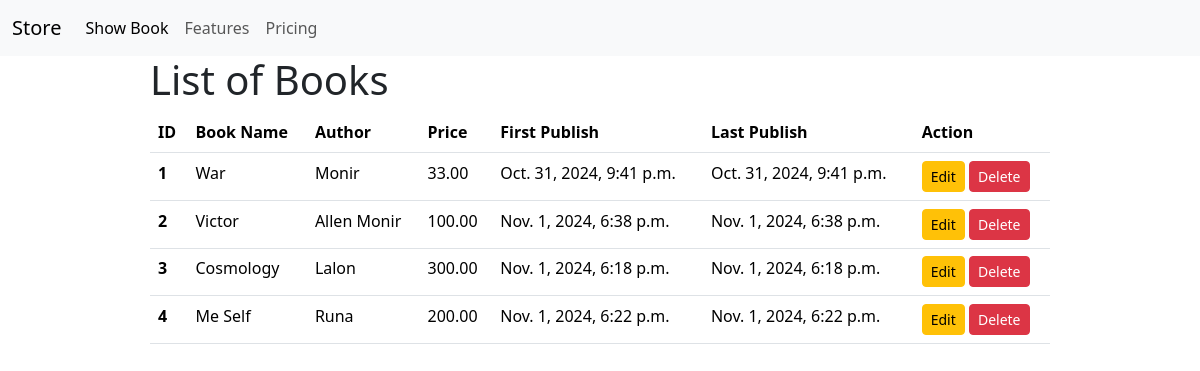
The app's page /show_book/ with its own data.
### book_store/models.py (models this page shows, shortened)
class bookModel(models.Model):
    type = (
        ('Mystery', 'Mystery'),
        ('Thriller', 'Thriller'),
        ('Flying', 'Flying'),
        ('Horror', 'Horror'),
    )
    id = models.IntegerField(primary_key=True)
    book_name = models.CharField(max_length=30)
    author = models.CharField(max_length=30)
    category = models.CharField(max_length=30, choices=type)
    first_publish = models.DateTimeField(auto_now_add=True)
    last_publish = models.DateTimeField(auto_now=True)
    price = models.DecimalField(max_digits=10, decimal_places=2)

### book_store/views.py (the view)
# urls.py: path('show_book/', views.show_book, name='show_book'),
def show_book(request):
    book = bookModel.objects.all()
    return render(request, 'show.html', {"data": book})

### book_store/templates/show.html
{% extends 'base.html' %}
{% block content %}
<div class="w-75 mx-auto">
	<h1>List of Books</h1>
	{% if data %}
<table class="table table table-hover">
  <thead>
    <tr>
      <th scope="col">ID</th>
      <th scope="col">Book Name</th>
      <th scope="col">Author</th>
      <th scope="col">Price</th>
      <th scope="col">First Publish</th>
      <th scope="col">Last Publish</th>
      <th scope="col">Action</th>
    </tr>
  </thead>
  <tbody>
  	{% for item in data %}
		<tr>
      <th >{{ item.id }}</th>
			<td>{{item.book_name}}</td>
			<td>{{ item.author }}</td>
			<td>{{ item.price }}</td>
			<td>{{ item.first_publish }}</td>
			<td>{{ item.last_publish }}</td>
			<td>
				<a href="{% url 'edit_book' id=item.id %}" class="btn btn-warning btn-sm">Edit</a>
				<a href="{% url 'delete_book' id=item.id %}" class="btn btn-danger btn-sm">Delete</a>
			</td>
		</tr>
    <tr>
	{% endfor %}
  </tbody>
</table>
{% else %}
 <h2>No Data</h2>
</div>
{% endif %}
{% endblock %}

### records on screen
bookModel: id "1", book_name "War", author "Monir", price "33.00", first_publish "Oct. 31, 2024, 9:41 p.m.", last_publish "Oct. 31, 2024, 9:41 p.m."
bookModel: id "2", book_name "Victor", author "Allen Monir", price "100.00", first_publish "Nov. 1, 2024, 6:38 p.m.", last_publish "Nov. 1, 2024, 6:38 p.m."
bookModel: id "3", book_name "Cosmology", author "Lalon", price "300.00", first_publish "Nov. 1, 2024, 6:18 p.m.", last_publish "Nov. 1, 2024, 6:18 p.m."
bookModel: id "4", book_name "Me Self", author "Runa", price "200.00", first_publish "Nov. 1, 2024, 6:22 p.m.", last_publish "Nov. 1, 2024, 6:22 p.m."
